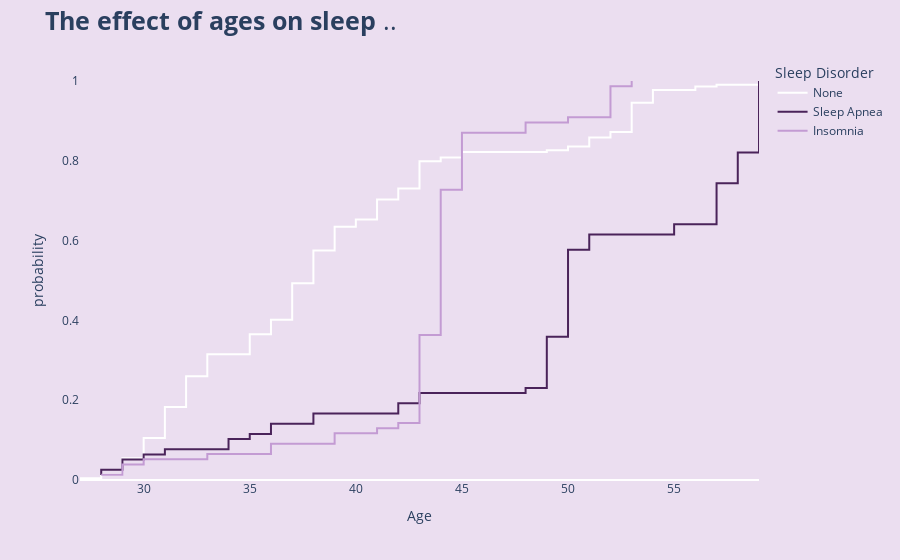

Notebook cell for this chart:
### Code cell
fig=px.ecdf(sleep_data,x='Age',
            color='Sleep Disorder',
            color_discrete_sequence=['white','#4A235A','#C39BD3'])


fig.update_layout(title='<b>The effect of ages on sleep </b>..',
                 title_font={'size':25},
                 paper_bgcolor='#EBDEF0',
                 plot_bgcolor='#EBDEF0')


fig.update_xaxes(showgrid=False)
fig.update_yaxes(showgrid=False)
fig.show()

### Figure 1 — Plotly figure (JSON) as saved in the notebook; plotly's stock layout.template omitted (floating-point values rounded to 4 significant figures; data arrays with more than 128 entries replaced by an {"elided": "..."} marker saying what was removed)
{"data": [{"hovertemplate": "Sleep Disorder=None<br>Age=%{x}<br>probability=%{y}<extra></extra>", "legendgroup": "None", "line": {"dash": "solid", "shape": "hv"}, "marker": {"color": "white", "symbol": "circle"}, "mode": "lines", "name": "None", "orientation": "v", "showlegend": true, "type": "scatter", "x": {"elided": "219 int values"}, "xaxis": "x", "y": {"elided": "219 float values"}, "yaxis": "y"}, {"hovertemplate": "Sleep Disorder=Sleep Apnea<br>Age=%{x}<br>probability=%{y}<extra></extra>", "legendgroup": "Sleep Apnea", "line": {"dash": "solid", "shape": "hv"}, "marker": {"color": "#4A235A", "symbol": "circle"}, "mode": "lines", "name": "Sleep Apnea", "orientation": "v", "showlegend": true, "type": "scatter", "x": [28, 28, 29, 29, 30, 31, 34, 34, 35, 36, 36, 38, 38, 42, 42, 43, 43, 48, 49, 49, 49, 49, 49, 49, 49, 49, 49, 49, 50, 50, 50, 50, 50, 50, 50, 50, 50, 50, 50, 50, 50, 50, 50, 50, 50, 51, 51, 51, 55, 55, 57, 57, 57, 57, 57, 57, 57, 57, 58, 58, 58, 58, 58, 58, 59, 59, 59, 59, 59, 59, 59, 59, 59, 59, 59, 59, 59, 59], "xaxis": "x", "y": [0.01282, 0.02564, 0.03846, 0.05128, 0.0641, 0.07692, 0.08974, 0.1026, 0.1154, 0.1282, 0.141, 0.1538, 0.1667, 0.1795, 0.1923, 0.2051, 0.2179, 0.2308, 0.2436, 0.2564, 0.2692, 0.2821, 0.2949, 0.3077, 0.3205, 0.3333, 0.3462, 0.359, 0.3718, 0.3846, 0.3974, 0.4103, 0.4231, 0.4359, 0.4487, 0.4615, 0.4744, 0.4872, 0.5, 0.5128, 0.5256, 0.5385, 0.5513, 0.5641, 0.5769, 0.5897, 0.6026, 0.6154, 0.6282, 0.641, 0.6538, 0.6667, 0.6795, 0.6923, 0.7051, 0.7179, 0.7308, 0.7436, 0.7564, 0.7692, 0.7821, 0.7949, 0.8077, 0.8205, 0.8333, 0.8462, 0.859, 0.8718, 0.8846, 0.8974, 0.9103, 0.9231, 0.9359, 0.9487, 0.9615, 0.9744, 0.9872, 1], "yaxis": "y"}, {"hovertemplate": "Sleep Disorder=Insomnia<br>Age=%{x}<br>probability=%{y}<extra></extra>", "legendgroup": "Insomnia", "line": {"dash": "solid", "shape": "hv"}, "marker": {"color": "#C39BD3", "symbol": "circle"}, "mode": "lines", "name": "Insomnia", "orientation": "v", "showlegend": true, "type": "scatter", "x": [28, 29, 29, 30, 33, 36, 36, 39, 39, 41, 42, 43, 43, 43, 43, 43, 43, 43, 43, 43, 43, 43, 43, 43, 43, 43, 43, 43, 44, 44, 44, 44, 44, 44, 44, 44, 44, 44, 44, 44, 44, 44, 44, 44, 44, 44, 44, 44, 44, 44, 44, 44, 44, 44, 44, 44, 45, 45, 45, 45, 45, 45, 45, 45, 45, 45, 45, 48, 48, 50, 52, 52, 52, 52, 52, 52, 53], "xaxis": "x", "y": [0.01299, 0.02597, 0.03896, 0.05195, 0.06494, 0.07792, 0.09091, 0.1039, 0.1169, 0.1299, 0.1429, 0.1558, 0.1688, 0.1818, 0.1948, 0.2078, 0.2208, 0.2338, 0.2468, 0.2597, 0.2727, 0.2857, 0.2987, 0.3117, 0.3247, 0.3377, 0.3506, 0.3636, 0.3766, 0.3896, 0.4026, 0.4156, 0.4286, 0.4416, 0.4545, 0.4675, 0.4805, 0.4935, 0.5065, 0.5195, 0.5325, 0.5455, 0.5584, 0.5714, 0.5844, 0.5974, 0.6104, 0.6234, 0.6364, 0.6494, 0.6623, 0.6753, 0.6883, 0.7013, 0.7143, 0.7273, 0.7403, 0.7532, 0.7662, 0.7792, 0.7922, 0.8052, 0.8182, 0.8312, 0.8442, 0.8571, 0.8701, 0.8831, 0.8961, 0.9091, 0.9221, 0.9351, 0.9481, 0.961, 0.974, 0.987, 1], "yaxis": "y"}], "layout": {"legend": {"title": {"text": "Sleep Disorder"}, "tracegroupgap": 0}, "margin": {"t": 60}, "paper_bgcolor": "#EBDEF0", "plot_bgcolor": "#EBDEF0", "title": {"font": {"size": 25}, "text": "<b>The effect of ages on sleep </b>.."}, "xaxis": {"anchor": "y", "domain": [0, 1], "showgrid": false, "title": {"text": "Age"}}, "yaxis": {"anchor": "x", "domain": [0, 1], "rangemode": "tozero", "showgrid": false, "title": {"text": "probability"}}}}
